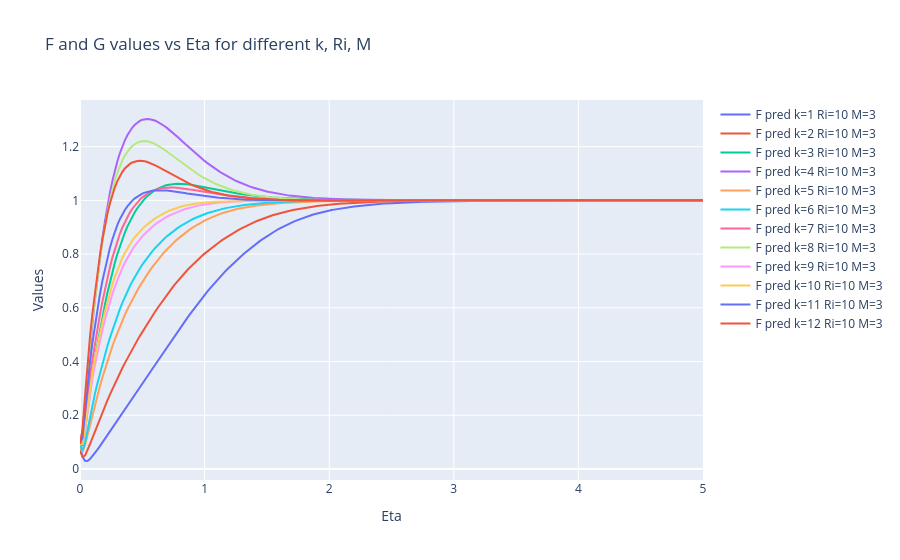

Notebook code for this chart:
### Code cell
#PLOT PLOTLY GRAPH FOR aCTUAL VALUES F1 to F12
import plotly.express as px
import plotly.graph_objects as go
fig = go.Figure()
for k in range(1,13):
    sub = df[df['k']==k].sort_values('Eta')
    #ri,m = k_map[int(k)]
    #fig.add_trace(go.Scatter(x=sub['Eta'], y=sub['Fval'], mode='lines+markers', name=f'F true k={int(k)} Ri={ri} M={m}'))
    fig.add_trace(go.Scatter(x=sub['Eta'], y=sub['p_Fval'], mode='lines', name=f'F pred k={int(k)} Ri={ri} M={m}'))
    #fig.add_trace(go.Scatter(x=sub['Eta'], y=sub['Gval'], mode='lines+markers', name=f'G true k={int(k)} Ri={ri} M={m}'))
    #fig.add_trace(go.Scatter(x=sub['Eta'], y=sub['p_Gval'], mode='lines+markers', name=f'G pred k={int(k)} Ri={ri} M={m}'))
fig.update_layout(title='F and G values vs Eta for different k, Ri, M', xaxis_title='Eta', yaxis_title='Values')
fig.write_html(os.path.join(OUT_DIR, "F_Pred_values_plotly.html"))
fig.show()

### Figure 1 — Plotly figure (JSON) as saved in the notebook; plotly's stock layout.template omitted (floating-point values rounded to 4 significant figures; data arrays with more than 128 entries replaced by an {"elided": "..."} marker saying what was removed)
{"data": [{"mode": "lines", "name": "F pred k=1 Ri=10 M=3", "type": "scatter", "x": {"elided": "251 float values"}, "y": {"elided": "251 float values"}}, {"mode": "lines", "name": "F pred k=2 Ri=10 M=3", "type": "scatter", "x": {"elided": "251 float values"}, "y": {"elided": "251 float values"}}, {"mode": "lines", "name": "F pred k=3 Ri=10 M=3", "type": "scatter", "x": {"elided": "251 float values"}, "y": {"elided": "251 float values"}}, {"mode": "lines", "name": "F pred k=4 Ri=10 M=3", "type": "scatter", "x": {"elided": "251 float values"}, "y": {"elided": "251 float values"}}, {"mode": "lines", "name": "F pred k=5 Ri=10 M=3", "type": "scatter", "x": {"elided": "251 float values"}, "y": {"elided": "251 float values"}}, {"mode": "lines", "name": "F pred k=6 Ri=10 M=3", "type": "scatter", "x": {"elided": "251 float values"}, "y": {"elided": "251 float values"}}, {"mode": "lines", "name": "F pred k=7 Ri=10 M=3", "type": "scatter", "x": {"elided": "251 float values"}, "y": {"elided": "251 float values"}}, {"mode": "lines", "name": "F pred k=8 Ri=10 M=3", "type": "scatter", "x": {"elided": "251 float values"}, "y": {"elided": "251 float values"}}, {"mode": "lines", "name": "F pred k=9 Ri=10 M=3", "type": "scatter", "x": {"elided": "251 float values"}, "y": {"elided": "251 float values"}}, {"mode": "lines", "name": "F pred k=10 Ri=10 M=3", "type": "scatter", "x": {"elided": "251 float values"}, "y": {"elided": "251 float values"}}, {"mode": "lines", "name": "F pred k=11 Ri=10 M=3", "type": "scatter", "x": {"elided": "251 float values"}, "y": {"elided": "251 float values"}}, {"mode": "lines", "name": "F pred k=12 Ri=10 M=3", "type": "scatter", "x": {"elided": "251 float values"}, "y": {"elided": "251 float values"}}], "layout": {"title": {"text": "F and G values vs Eta for different k, Ri, M"}, "xaxis": {"title": {"text": "Eta"}}, "yaxis": {"title": {"text": "Values"}}}}
